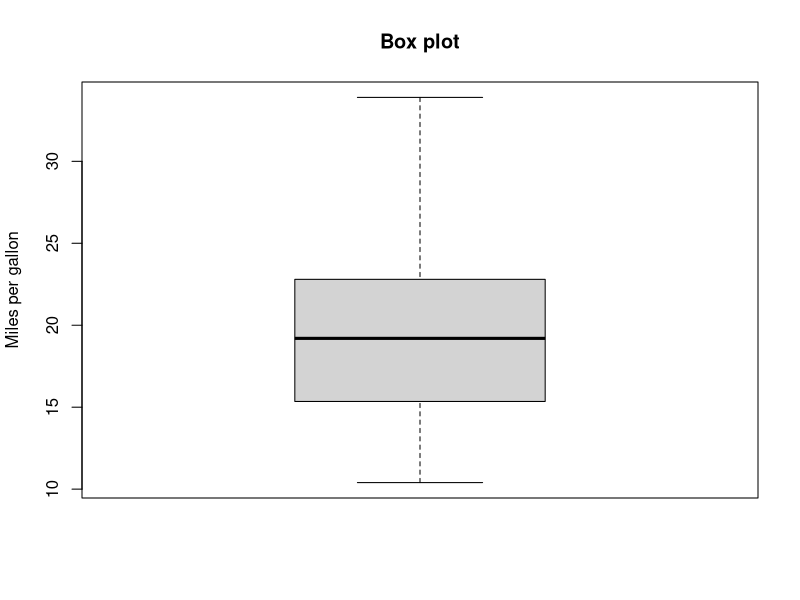
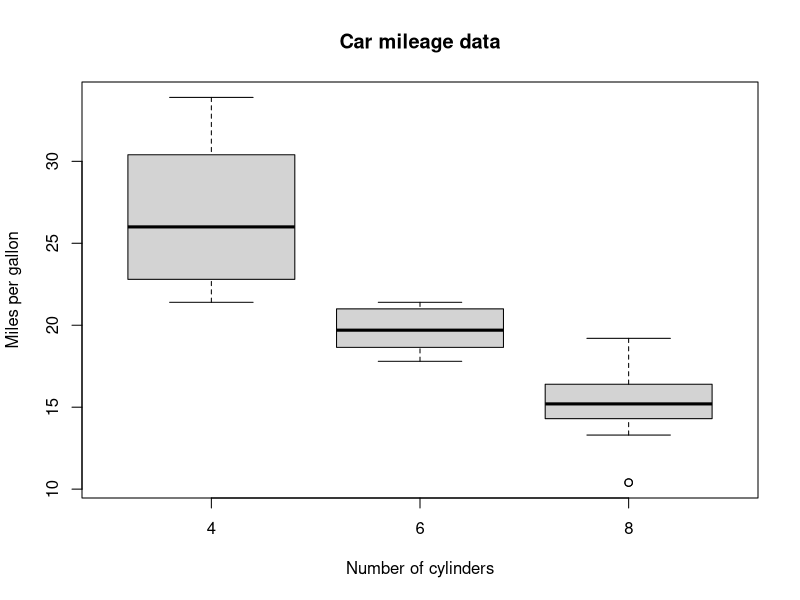

Write the R code that produced these figures, in order.

## R的基本图形

# 箱线图

# 分位数
# 最小值，四分位数，中位数，四分位数，最大值

boxplot(mtcars$mpg,main="Box plot",
        ylab="Miles per gallon")

#多个箱线图比较
boxplot(mpg~cyl,data = mtcars,
        main="Car mileage data",
        xlab="Number of cylinders",
        ylab="Miles per gallon")



